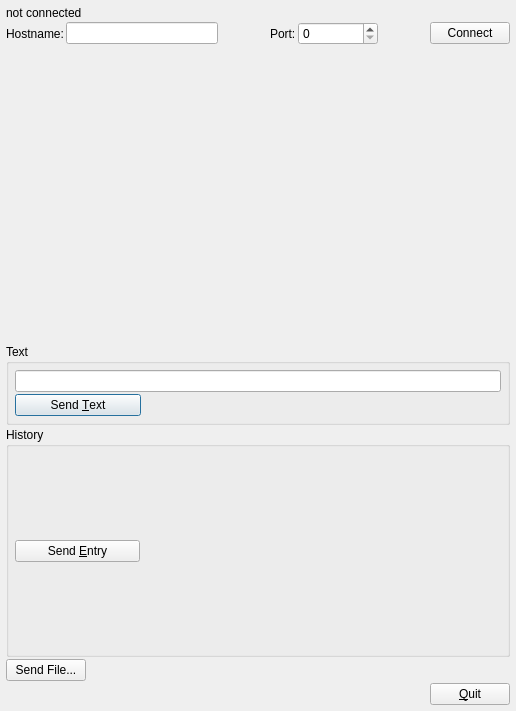
<?xml version="1.0" encoding="UTF-8"?>
<ui version="4.0">
 <class>RemoteCtrl</class>
 <widget class="QDialog" name="RemoteCtrl">
  <property name="geometry">
   <rect>
    <x>0</x>
    <y>0</y>
    <width>510</width>
    <height>711</height>
   </rect>
  </property>
  <property name="sizePolicy">
   <sizepolicy hsizetype="Preferred" vsizetype="Preferred">
    <horstretch>0</horstretch>
    <verstretch>0</verstretch>
   </sizepolicy>
  </property>
  <property name="windowTitle">
   <string>iqr Remote Control</string>
  </property>
  <property name="sizeGripEnabled">
   <bool>false</bool>
  </property>
  <layout class="QVBoxLayout">
   <item>
    <widget class="QLabel" name="lblConnected">
     <property name="text">
      <string>not connected</string>
     </property>
     <property name="wordWrap">
      <bool>false</bool>
     </property>
    </widget>
   </item>
   <item>
    <layout class="QGridLayout">
     <item row="0" column="4">
      <widget class="QSpinBox" name="spbPort">
       <property name="minimumSize">
        <size>
         <width>80</width>
         <height>0</height>
        </size>
       </property>
       <property name="maximum">
        <number>80000</number>
       </property>
      </widget>
     </item>
     <item row="0" column="3">
      <widget class="QLabel" name="textLabel2">
       <property name="text">
        <string>Port:</string>
       </property>
       <property name="wordWrap">
        <bool>false</bool>
       </property>
      </widget>
     </item>
     <item row="0" column="0">
      <widget class="QLabel" name="textLabel1">
       <property name="text">
        <string>Hostname:</string>
       </property>
       <property name="wordWrap">
        <bool>false</bool>
       </property>
      </widget>
     </item>
     <item row="0" column="2">
      <spacer name="spacer4_2">
       <property name="orientation">
        <enum>Qt::Vertical</enum>
       </property>
       <property name="sizeType">
        <enum>QSizePolicy::Expanding</enum>
       </property>
       <property name="sizeHint" stdset="0">
        <size>
         <width>50</width>
         <height>21</height>
        </size>
       </property>
      </spacer>
     </item>
     <item row="0" column="5">
      <spacer name="spacer4_2_2">
       <property name="orientation">
        <enum>Qt::Vertical</enum>
       </property>
       <property name="sizeType">
        <enum>QSizePolicy::Expanding</enum>
       </property>
       <property name="sizeHint" stdset="0">
        <size>
         <width>50</width>
         <height>21</height>
        </size>
       </property>
      </spacer>
     </item>
     <item row="0" column="1">
      <widget class="QLineEdit" name="leHostname">
       <property name="minimumSize">
        <size>
         <width>90</width>
         <height>0</height>
        </size>
       </property>
      </widget>
     </item>
     <item row="0" column="6">
      <widget class="QPushButton" name="pbConnect">
       <property name="text">
        <string>Connect</string>
       </property>
      </widget>
     </item>
    </layout>
   </item>
   <item>
    <widget class="CmdBuildImpl" name="cmdBuildImpl" native="true">
     <property name="sizePolicy">
      <sizepolicy hsizetype="Expanding" vsizetype="Expanding">
       <horstretch>5</horstretch>
       <verstretch>5</verstretch>
      </sizepolicy>
     </property>
     <property name="minimumSize">
      <size>
       <width>0</width>
       <height>235</height>
      </size>
     </property>
    </widget>
   </item>
   <item>
    <widget class="Q3GroupBox" name="groupBox2">
     <property name="title">
      <string>Text</string>
     </property>
     <layout class="QVBoxLayout">
      <item>
       <widget class="QLineEdit" name="textToSend"/>
      </item>
      <item>
       <layout class="QHBoxLayout">
        <item>
         <widget class="QPushButton" name="sText">
          <property name="text">
           <string>Send &amp;Text</string>
          </property>
          <property name="shortcut">
           <string>Alt+T</string>
          </property>
          <property name="default">
           <bool>true</bool>
          </property>
         </widget>
        </item>
        <item>
         <spacer name="spacer3">
          <property name="orientation">
           <enum>Qt::Vertical</enum>
          </property>
          <property name="sizeType">
           <enum>QSizePolicy::Expanding</enum>
          </property>
          <property name="sizeHint" stdset="0">
           <size>
            <width>360</width>
            <height>20</height>
           </size>
          </property>
         </spacer>
        </item>
       </layout>
      </item>
     </layout>
    </widget>
   </item>
   <item>
    <widget class="Q3GroupBox" name="groupBox1">
     <property name="sizePolicy">
      <sizepolicy hsizetype="Minimum" vsizetype="Preferred">
       <horstretch>0</horstretch>
       <verstretch>0</verstretch>
      </sizepolicy>
     </property>
     <property name="minimumSize">
      <size>
       <width>0</width>
       <height>230</height>
      </size>
     </property>
     <property name="title">
      <string>History</string>
     </property>
     <layout class="QVBoxLayout">
      <item>
       <widget class="Q3ListBox" name="listBoxHistory">
        <item>
         <property name="text">
          <string>New Item</string>
         </property>
        </item>
       </widget>
      </item>
      <item>
       <layout class="QHBoxLayout">
        <item>
         <widget class="QPushButton" name="sEntry">
          <property name="sizePolicy">
           <sizepolicy hsizetype="Minimum" vsizetype="Fixed">
            <horstretch>0</horstretch>
            <verstretch>0</verstretch>
           </sizepolicy>
          </property>
          <property name="minimumSize">
           <size>
            <width>0</width>
            <height>0</height>
           </size>
          </property>
          <property name="text">
           <string>Send &amp;Entry</string>
          </property>
          <property name="shortcut">
           <string>Alt+E</string>
          </property>
         </widget>
        </item>
        <item>
         <spacer name="spacer4">
          <property name="orientation">
           <enum>Qt::Vertical</enum>
          </property>
          <property name="sizeType">
           <enum>QSizePolicy::Expanding</enum>
          </property>
          <property name="sizeHint" stdset="0">
           <size>
            <width>361</width>
            <height>31</height>
           </size>
          </property>
         </spacer>
        </item>
       </layout>
      </item>
     </layout>
    </widget>
   </item>
   <item>
    <layout class="QHBoxLayout">
     <item>
      <widget class="QPushButton" name="sFile">
       <property name="text">
        <string>Send File...</string>
       </property>
       <property name="shortcut">
        <string/>
       </property>
       <property name="default">
        <bool>false</bool>
       </property>
      </widget>
     </item>
     <item>
      <spacer name="Spacer6_2">
       <property name="orientation">
        <enum>Qt::Vertical</enum>
       </property>
       <property name="sizeType">
        <enum>QSizePolicy::Expanding</enum>
       </property>
       <property name="sizeHint" stdset="0">
        <size>
         <width>424</width>
         <height>20</height>
        </size>
       </property>
      </spacer>
     </item>
    </layout>
   </item>
   <item>
    <layout class="QHBoxLayout">
     <item>
      <spacer name="Spacer6">
       <property name="orientation">
        <enum>Qt::Vertical</enum>
       </property>
       <property name="sizeType">
        <enum>QSizePolicy::Expanding</enum>
       </property>
       <property name="sizeHint" stdset="0">
        <size>
         <width>424</width>
         <height>20</height>
        </size>
       </property>
      </spacer>
     </item>
     <item>
      <widget class="QPushButton" name="quitButton">
       <property name="text">
        <string>&amp;Quit</string>
       </property>
       <property name="shortcut">
        <string>Alt+Q</string>
       </property>
      </widget>
     </item>
    </layout>
   </item>
  </layout>
 </widget>
 <layoutdefault spacing="2" margin="6"/>
 <customwidgets>
  <customwidget>
   <class>Q3GroupBox</class>
   <extends>QGroupBox</extends>
   <header>Qt3Support/Q3GroupBox</header>
   <container>1</container>
  </customwidget>
  <customwidget>
   <class>Q3Frame</class>
   <extends>QFrame</extends>
   <header>Qt3Support/Q3Frame</header>
   <container>1</container>
  </customwidget>
  <customwidget>
   <class>Q3ListBox</class>
   <extends>Q3Frame</extends>
   <header>q3listbox.h</header>
  </customwidget>
  <customwidget>
   <class>CmdBuildImpl</class>
   <extends>QWidget</extends>
   <header location="global">CmdBuildImpl.h</header>
  </customwidget>
 </customwidgets>
 <includes>
  <include location="local">CmdBuildImpl.h</include>
 </includes>
 <resources/>
 <connections>
  <connection>
   <sender>quitButton</sender>
   <signal>clicked()</signal>
   <receiver>RemoteCtrl</receiver>
   <slot>close()</slot>
   <hints>
    <hint type="sourcelabel">
     <x>20</x>
     <y>20</y>
    </hint>
    <hint type="destinationlabel">
     <x>20</x>
     <y>20</y>
    </hint>
   </hints>
  </connection>
 </connections>
</ui>
